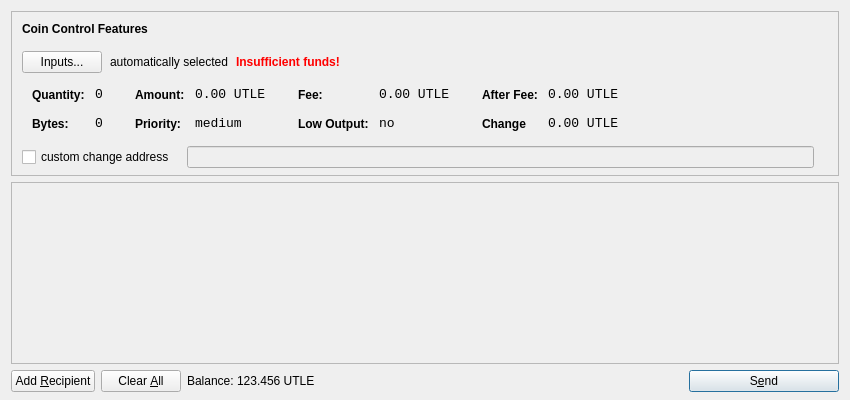
<?xml version="1.0" encoding="UTF-8"?>
<ui version="4.0">
 <class>SendCoinsDialog</class>
 <widget class="QDialog" name="SendCoinsDialog">
  <property name="geometry">
   <rect>
    <x>0</x>
    <y>0</y>
    <width>850</width>
    <height>400</height>
   </rect>
  </property>
  <property name="windowTitle">
   <string>Send Coins</string>
  </property>
  <layout class="QVBoxLayout" name="verticalLayout" stretch="0,1,0">
   <property name="bottomMargin">
    <number>8</number>
   </property>
   <item>
    <widget class="QFrame" name="frameCoinControl">
     <property name="sizePolicy">
      <sizepolicy hsizetype="Expanding" vsizetype="Expanding">
       <horstretch>0</horstretch>
       <verstretch>0</verstretch>
      </sizepolicy>
     </property>
     <property name="maximumSize">
      <size>
       <width>16777215</width>
       <height>16777215</height>
      </size>
     </property>
     <property name="frameShape">
      <enum>QFrame::StyledPanel</enum>
     </property>
     <property name="frameShadow">
      <enum>QFrame::Sunken</enum>
     </property>
     <layout class="QVBoxLayout" name="verticalLayoutCoinControl2">
      <property name="spacing">
       <number>-1</number>
      </property>
      <property name="leftMargin">
       <number>0</number>
      </property>
      <property name="topMargin">
       <number>0</number>
      </property>
      <property name="rightMargin">
       <number>0</number>
      </property>
      <property name="bottomMargin">
       <number>6</number>
      </property>
      <item>
       <layout class="QVBoxLayout" name="verticalLayoutCoinControl" stretch="0,0,0,0,1">
        <property name="spacing">
         <number>0</number>
        </property>
        <property name="leftMargin">
         <number>10</number>
        </property>
        <property name="topMargin">
         <number>10</number>
        </property>
        <item>
         <layout class="QHBoxLayout" name="horizontalLayoutCoinControl1">
          <property name="bottomMargin">
           <number>15</number>
          </property>
          <item>
           <widget class="QLabel" name="labelCoinControlFeatures">
            <property name="sizePolicy">
             <sizepolicy hsizetype="Preferred" vsizetype="Maximum">
              <horstretch>0</horstretch>
              <verstretch>0</verstretch>
             </sizepolicy>
            </property>
            <property name="font">
             <font>
              <weight>75</weight>
              <bold>true</bold>
             </font>
            </property>
            <property name="styleSheet">
             <string notr="true">font-weight:bold;</string>
            </property>
            <property name="text">
             <string>Coin Control Features</string>
            </property>
           </widget>
          </item>
         </layout>
        </item>
        <item>
         <layout class="QHBoxLayout" name="horizontalLayoutCoinControl2" stretch="0,0,0,0">
          <property name="spacing">
           <number>8</number>
          </property>
          <property name="bottomMargin">
           <number>10</number>
          </property>
          <item>
           <widget class="QPushButton" name="pushButtonCoinControl">
            <property name="styleSheet">
             <string notr="true"/>
            </property>
            <property name="text">
             <string>Inputs...</string>
            </property>
           </widget>
          </item>
          <item>
           <widget class="QLabel" name="labelCoinControlAutomaticallySelected">
            <property name="text">
             <string>automatically selected</string>
            </property>
            <property name="margin">
             <number>5</number>
            </property>
           </widget>
          </item>
          <item>
           <widget class="QLabel" name="labelCoinControlInsuffFunds">
            <property name="font">
             <font>
              <weight>75</weight>
              <bold>true</bold>
             </font>
            </property>
            <property name="styleSheet">
             <string notr="true">color:red;font-weight:bold;</string>
            </property>
            <property name="text">
             <string>Insufficient funds!</string>
            </property>
            <property name="margin">
             <number>5</number>
            </property>
           </widget>
          </item>
          <item>
           <spacer name="horizontalSpacerCoinControl">
            <property name="orientation">
             <enum>Qt::Horizontal</enum>
            </property>
            <property name="sizeHint" stdset="0">
             <size>
              <width>40</width>
              <height>1</height>
             </size>
            </property>
           </spacer>
          </item>
         </layout>
        </item>
        <item>
         <widget class="QWidget" name="widgetCoinControl" native="true">
          <property name="sizePolicy">
           <sizepolicy hsizetype="Preferred" vsizetype="Preferred">
            <horstretch>0</horstretch>
            <verstretch>0</verstretch>
           </sizepolicy>
          </property>
          <property name="minimumSize">
           <size>
            <width>0</width>
            <height>0</height>
           </size>
          </property>
          <property name="styleSheet">
           <string notr="true"/>
          </property>
          <layout class="QHBoxLayout" name="horizontalLayoutCoinControl5">
           <property name="margin">
            <number>0</number>
           </property>
           <item>
            <layout class="QHBoxLayout" name="horizontalLayoutCoinControl3" stretch="0,0,0,1">
             <property name="spacing">
              <number>20</number>
             </property>
             <property name="topMargin">
              <number>0</number>
             </property>
             <property name="bottomMargin">
              <number>10</number>
             </property>
             <item>
              <layout class="QFormLayout" name="formLayoutCoinControl1">
               <property name="horizontalSpacing">
                <number>10</number>
               </property>
               <property name="verticalSpacing">
                <number>14</number>
               </property>
               <property name="leftMargin">
                <number>10</number>
               </property>
               <property name="topMargin">
                <number>4</number>
               </property>
               <property name="rightMargin">
                <number>6</number>
               </property>
               <item row="0" column="0">
                <widget class="QLabel" name="labelCoinControlQuantityText">
                 <property name="styleSheet">
                  <string notr="true">font-weight:bold;</string>
                 </property>
                 <property name="text">
                  <string>Quantity:</string>
                 </property>
                 <property name="margin">
                  <number>0</number>
                 </property>
                </widget>
               </item>
               <item row="0" column="1">
                <widget class="QLabel" name="labelCoinControlQuantity">
                 <property name="font">
                  <font>
                   <family>Monospace</family>
                   <pointsize>10</pointsize>
                  </font>
                 </property>
                 <property name="cursor">
                  <cursorShape>IBeamCursor</cursorShape>
                 </property>
                 <property name="contextMenuPolicy">
                  <enum>Qt::ActionsContextMenu</enum>
                 </property>
                 <property name="text">
                  <string>0</string>
                 </property>
                 <property name="margin">
                  <number>0</number>
                 </property>
                 <property name="textInteractionFlags">
                  <set>Qt::LinksAccessibleByMouse|Qt::TextSelectableByKeyboard|Qt::TextSelectableByMouse</set>
                 </property>
                </widget>
               </item>
               <item row="1" column="0">
                <widget class="QLabel" name="labelCoinControlBytesText">
                 <property name="styleSheet">
                  <string notr="true">font-weight:bold;</string>
                 </property>
                 <property name="text">
                  <string>Bytes:</string>
                 </property>
                </widget>
               </item>
               <item row="1" column="1">
                <widget class="QLabel" name="labelCoinControlBytes">
                 <property name="font">
                  <font>
                   <family>Monospace</family>
                   <pointsize>10</pointsize>
                  </font>
                 </property>
                 <property name="cursor">
                  <cursorShape>IBeamCursor</cursorShape>
                 </property>
                 <property name="contextMenuPolicy">
                  <enum>Qt::ActionsContextMenu</enum>
                 </property>
                 <property name="text">
                  <string>0</string>
                 </property>
                 <property name="textInteractionFlags">
                  <set>Qt::LinksAccessibleByMouse|Qt::TextSelectableByKeyboard|Qt::TextSelectableByMouse</set>
                 </property>
                </widget>
               </item>
              </layout>
             </item>
             <item>
              <layout class="QFormLayout" name="formLayoutCoinControl2">
               <property name="horizontalSpacing">
                <number>10</number>
               </property>
               <property name="verticalSpacing">
                <number>14</number>
               </property>
               <property name="leftMargin">
                <number>6</number>
               </property>
               <property name="topMargin">
                <number>4</number>
               </property>
               <property name="rightMargin">
                <number>6</number>
               </property>
               <item row="0" column="0">
                <widget class="QLabel" name="labelCoinControlAmountText">
                 <property name="styleSheet">
                  <string notr="true">font-weight:bold;</string>
                 </property>
                 <property name="text">
                  <string>Amount:</string>
                 </property>
                 <property name="margin">
                  <number>0</number>
                 </property>
                </widget>
               </item>
               <item row="0" column="1">
                <widget class="QLabel" name="labelCoinControlAmount">
                 <property name="font">
                  <font>
                   <family>Monospace</family>
                   <pointsize>10</pointsize>
                  </font>
                 </property>
                 <property name="cursor">
                  <cursorShape>IBeamCursor</cursorShape>
                 </property>
                 <property name="contextMenuPolicy">
                  <enum>Qt::ActionsContextMenu</enum>
                 </property>
                 <property name="text">
                  <string>0.00 UTLE</string>
                 </property>
                 <property name="textInteractionFlags">
                  <set>Qt::LinksAccessibleByMouse|Qt::TextSelectableByKeyboard|Qt::TextSelectableByMouse</set>
                 </property>
                </widget>
               </item>
               <item row="1" column="0">
                <widget class="QLabel" name="labelCoinControlPriorityText">
                 <property name="styleSheet">
                  <string notr="true">font-weight:bold;</string>
                 </property>
                 <property name="text">
                  <string>Priority:</string>
                 </property>
                </widget>
               </item>
               <item row="1" column="1">
                <widget class="QLabel" name="labelCoinControlPriority">
                 <property name="font">
                  <font>
                   <family>Monospace</family>
                   <pointsize>10</pointsize>
                  </font>
                 </property>
                 <property name="cursor">
                  <cursorShape>IBeamCursor</cursorShape>
                 </property>
                 <property name="contextMenuPolicy">
                  <enum>Qt::ActionsContextMenu</enum>
                 </property>
                 <property name="text">
                  <string>medium</string>
                 </property>
                 <property name="textInteractionFlags">
                  <set>Qt::LinksAccessibleByMouse|Qt::TextSelectableByKeyboard|Qt::TextSelectableByMouse</set>
                 </property>
                </widget>
               </item>
              </layout>
             </item>
             <item>
              <layout class="QFormLayout" name="formLayoutCoinControl3">
               <property name="horizontalSpacing">
                <number>10</number>
               </property>
               <property name="verticalSpacing">
                <number>14</number>
               </property>
               <property name="leftMargin">
                <number>6</number>
               </property>
               <property name="topMargin">
                <number>4</number>
               </property>
               <property name="rightMargin">
                <number>6</number>
               </property>
               <item row="0" column="0">
                <widget class="QLabel" name="labelCoinControlFeeText">
                 <property name="styleSheet">
                  <string notr="true">font-weight:bold;</string>
                 </property>
                 <property name="text">
                  <string>Fee:</string>
                 </property>
                 <property name="margin">
                  <number>0</number>
                 </property>
                </widget>
               </item>
               <item row="0" column="1">
                <widget class="QLabel" name="labelCoinControlFee">
                 <property name="font">
                  <font>
                   <family>Monospace</family>
                   <pointsize>10</pointsize>
                  </font>
                 </property>
                 <property name="cursor">
                  <cursorShape>IBeamCursor</cursorShape>
                 </property>
                 <property name="contextMenuPolicy">
                  <enum>Qt::ActionsContextMenu</enum>
                 </property>
                 <property name="text">
                  <string>0.00 UTLE</string>
                 </property>
                 <property name="textInteractionFlags">
                  <set>Qt::LinksAccessibleByMouse|Qt::TextSelectableByKeyboard|Qt::TextSelectableByMouse</set>
                 </property>
                </widget>
               </item>
               <item row="1" column="0">
                <widget class="QLabel" name="labelCoinControlLowOutputText">
                 <property name="styleSheet">
                  <string notr="true">font-weight:bold;</string>
                 </property>
                 <property name="text">
                  <string>Low Output:</string>
                 </property>
                </widget>
               </item>
               <item row="1" column="1">
                <widget class="QLabel" name="labelCoinControlLowOutput">
                 <property name="font">
                  <font>
                   <family>Monospace</family>
                   <pointsize>10</pointsize>
                  </font>
                 </property>
                 <property name="cursor">
                  <cursorShape>IBeamCursor</cursorShape>
                 </property>
                 <property name="contextMenuPolicy">
                  <enum>Qt::ActionsContextMenu</enum>
                 </property>
                 <property name="text">
                  <string>no</string>
                 </property>
                 <property name="textInteractionFlags">
                  <set>Qt::LinksAccessibleByMouse|Qt::TextSelectableByKeyboard|Qt::TextSelectableByMouse</set>
                 </property>
                </widget>
               </item>
              </layout>
             </item>
             <item>
              <layout class="QFormLayout" name="formLayoutCoinControl4">
               <property name="horizontalSpacing">
                <number>10</number>
               </property>
               <property name="verticalSpacing">
                <number>14</number>
               </property>
               <property name="leftMargin">
                <number>6</number>
               </property>
               <property name="topMargin">
                <number>4</number>
               </property>
               <property name="rightMargin">
                <number>6</number>
               </property>
               <item row="0" column="0">
                <widget class="QLabel" name="labelCoinControlAfterFeeText">
                 <property name="styleSheet">
                  <string notr="true">font-weight:bold;</string>
                 </property>
                 <property name="text">
                  <string>After Fee:</string>
                 </property>
                 <property name="margin">
                  <number>0</number>
                 </property>
                </widget>
               </item>
               <item row="0" column="1">
                <widget class="QLabel" name="labelCoinControlAfterFee">
                 <property name="font">
                  <font>
                   <family>Monospace</family>
                   <pointsize>10</pointsize>
                  </font>
                 </property>
                 <property name="cursor">
                  <cursorShape>IBeamCursor</cursorShape>
                 </property>
                 <property name="contextMenuPolicy">
                  <enum>Qt::ActionsContextMenu</enum>
                 </property>
                 <property name="text">
                  <string>0.00 UTLE</string>
                 </property>
                 <property name="textInteractionFlags">
                  <set>Qt::LinksAccessibleByMouse|Qt::TextSelectableByKeyboard|Qt::TextSelectableByMouse</set>
                 </property>
                </widget>
               </item>
               <item row="1" column="0">
                <widget class="QLabel" name="labelCoinControlChangeText">
                 <property name="styleSheet">
                  <string notr="true">font-weight:bold;</string>
                 </property>
                 <property name="text">
                  <string>Change</string>
                 </property>
                </widget>
               </item>
               <item row="1" column="1">
                <widget class="QLabel" name="labelCoinControlChange">
                 <property name="font">
                  <font>
                   <family>Monospace</family>
                   <pointsize>10</pointsize>
                  </font>
                 </property>
                 <property name="cursor">
                  <cursorShape>IBeamCursor</cursorShape>
                 </property>
                 <property name="contextMenuPolicy">
                  <enum>Qt::ActionsContextMenu</enum>
                 </property>
                 <property name="text">
                  <string>0.00 UTLE</string>
                 </property>
                 <property name="textInteractionFlags">
                  <set>Qt::LinksAccessibleByMouse|Qt::TextSelectableByKeyboard|Qt::TextSelectableByMouse</set>
                 </property>
                </widget>
               </item>
              </layout>
             </item>
            </layout>
           </item>
          </layout>
         </widget>
        </item>
        <item>
         <layout class="QHBoxLayout" name="horizontalLayoutCoinControl4" stretch="0,0,0">
          <property name="spacing">
           <number>12</number>
          </property>
          <property name="sizeConstraint">
           <enum>QLayout::SetDefaultConstraint</enum>
          </property>
          <property name="topMargin">
           <number>5</number>
          </property>
          <property name="rightMargin">
           <number>5</number>
          </property>
          <item>
           <widget class="QCheckBox" name="checkBoxCoinControlChange">
            <property name="text">
             <string>custom change address</string>
            </property>
           </widget>
          </item>
          <item>
           <widget class="QLineEdit" name="lineEditCoinControlChange">
            <property name="enabled">
             <bool>false</bool>
            </property>
            <property name="sizePolicy">
             <sizepolicy hsizetype="Expanding" vsizetype="Fixed">
              <horstretch>0</horstretch>
              <verstretch>0</verstretch>
             </sizepolicy>
            </property>
           </widget>
          </item>
          <item>
           <widget class="QLabel" name="labelCoinControlChangeLabel">
            <property name="sizePolicy">
             <sizepolicy hsizetype="Preferred" vsizetype="Expanding">
              <horstretch>0</horstretch>
              <verstretch>0</verstretch>
             </sizepolicy>
            </property>
            <property name="minimumSize">
             <size>
              <width>0</width>
              <height>0</height>
             </size>
            </property>
            <property name="text">
             <string/>
            </property>
            <property name="margin">
             <number>3</number>
            </property>
           </widget>
          </item>
         </layout>
        </item>
        <item>
         <spacer name="verticalSpacerCoinControl">
          <property name="orientation">
           <enum>Qt::Vertical</enum>
          </property>
          <property name="sizeHint" stdset="0">
           <size>
            <width>800</width>
            <height>1</height>
           </size>
          </property>
         </spacer>
        </item>
       </layout>
      </item>
     </layout>
    </widget>
   </item>
   <item>
    <widget class="QScrollArea" name="scrollArea">
     <property name="widgetResizable">
      <bool>true</bool>
     </property>
     <widget class="QWidget" name="scrollAreaWidgetContents">
      <property name="geometry">
       <rect>
        <x>0</x>
        <y>0</y>
        <width>830</width>
        <height>165</height>
       </rect>
      </property>
      <layout class="QVBoxLayout" name="verticalLayout_2">
       <property name="margin">
        <number>0</number>
       </property>
       <item>
        <layout class="QVBoxLayout" name="entries">
         <property name="spacing">
          <number>6</number>
         </property>
        </layout>
       </item>
       <item>
        <spacer name="verticalSpacer">
         <property name="orientation">
          <enum>Qt::Vertical</enum>
         </property>
         <property name="sizeHint" stdset="0">
          <size>
           <width>20</width>
           <height>40</height>
          </size>
         </property>
        </spacer>
       </item>
      </layout>
     </widget>
    </widget>
   </item>
   <item>
    <layout class="QHBoxLayout" name="horizontalLayout">
     <item>
      <widget class="QPushButton" name="addButton">
       <property name="toolTip">
        <string>Send to multiple recipients at once</string>
       </property>
       <property name="text">
        <string>Add &amp;Recipient</string>
       </property>
       <property name="icon">
        <iconset resource="../bitcoin.qrc">
         <normaloff>:/icons/add</normaloff>:/icons/add</iconset>
       </property>
       <property name="autoDefault">
        <bool>false</bool>
       </property>
      </widget>
     </item>
     <item>
      <widget class="QPushButton" name="clearButton">
       <property name="sizePolicy">
        <sizepolicy hsizetype="Minimum" vsizetype="Fixed">
         <horstretch>0</horstretch>
         <verstretch>0</verstretch>
        </sizepolicy>
       </property>
       <property name="toolTip">
        <string>Remove all transaction fields</string>
       </property>
       <property name="text">
        <string>Clear &amp;All</string>
       </property>
       <property name="icon">
        <iconset resource="../bitcoin.qrc">
         <normaloff>:/icons/remove</normaloff>:/icons/remove</iconset>
       </property>
       <property name="autoRepeatDelay">
        <number>300</number>
       </property>
       <property name="autoDefault">
        <bool>false</bool>
       </property>
      </widget>
     </item>
     <item>
      <layout class="QHBoxLayout" name="horizontalLayout_2">
       <property name="spacing">
        <number>3</number>
       </property>
       <item>
        <widget class="QLabel" name="label">
         <property name="sizePolicy">
          <sizepolicy hsizetype="Preferred" vsizetype="Fixed">
           <horstretch>0</horstretch>
           <verstretch>0</verstretch>
          </sizepolicy>
         </property>
         <property name="text">
          <string>Balance:</string>
         </property>
        </widget>
       </item>
       <item>
        <widget class="QLabel" name="labelBalance">
         <property name="sizePolicy">
          <sizepolicy hsizetype="Preferred" vsizetype="Fixed">
           <horstretch>0</horstretch>
           <verstretch>0</verstretch>
          </sizepolicy>
         </property>
         <property name="cursor">
          <cursorShape>IBeamCursor</cursorShape>
         </property>
         <property name="text">
          <string>123.456 UTLE</string>
         </property>
         <property name="textInteractionFlags">
          <set>Qt::LinksAccessibleByMouse|Qt::TextSelectableByKeyboard|Qt::TextSelectableByMouse</set>
         </property>
        </widget>
       </item>
      </layout>
     </item>
     <item>
      <spacer name="horizontalSpacer">
       <property name="orientation">
        <enum>Qt::Horizontal</enum>
       </property>
       <property name="sizeHint" stdset="0">
        <size>
         <width>40</width>
         <height>20</height>
        </size>
       </property>
      </spacer>
     </item>
     <item>
      <widget class="QPushButton" name="sendButton">
       <property name="minimumSize">
        <size>
         <width>150</width>
         <height>0</height>
        </size>
       </property>
       <property name="toolTip">
        <string>Confirm the send action</string>
       </property>
       <property name="text">
        <string>S&amp;end</string>
       </property>
       <property name="icon">
        <iconset resource="../bitcoin.qrc">
         <normaloff>:/icons/send</normaloff>:/icons/send</iconset>
       </property>
       <property name="default">
        <bool>true</bool>
       </property>
      </widget>
     </item>
    </layout>
   </item>
  </layout>
 </widget>
 <resources>
  <include location="../bitcoin.qrc"/>
 </resources>
 <connections/>
</ui>
